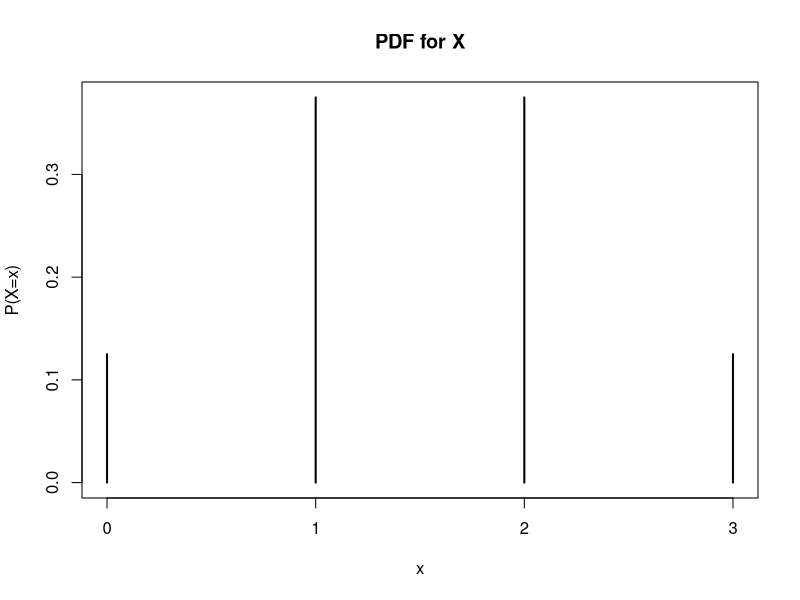
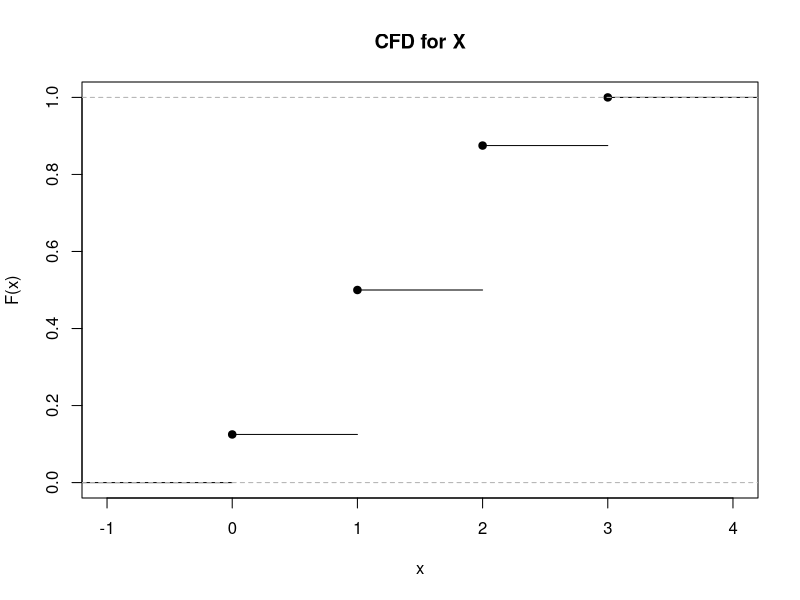

Recreate these plots in R, in order.
## ---- chunk 1
knitr::opts_chunk$set(echo = TRUE)
## ---- chunk 2
Omega <- expand.grid(coin1 = 0:1, coin2 = 0:1, coin3 = 0:1)
n.head <- apply(Omega, 1, sum)
cbind(Omega, n.head)
T1 <- table(n.head)/length(n.head)
plot(T1, xlab = "x", ylab = "P(X=x)", main = "PDF for X")
plot(ecdf(n.head),  main = "CFD for X", ylab = "F(x)", xlab = "x")
